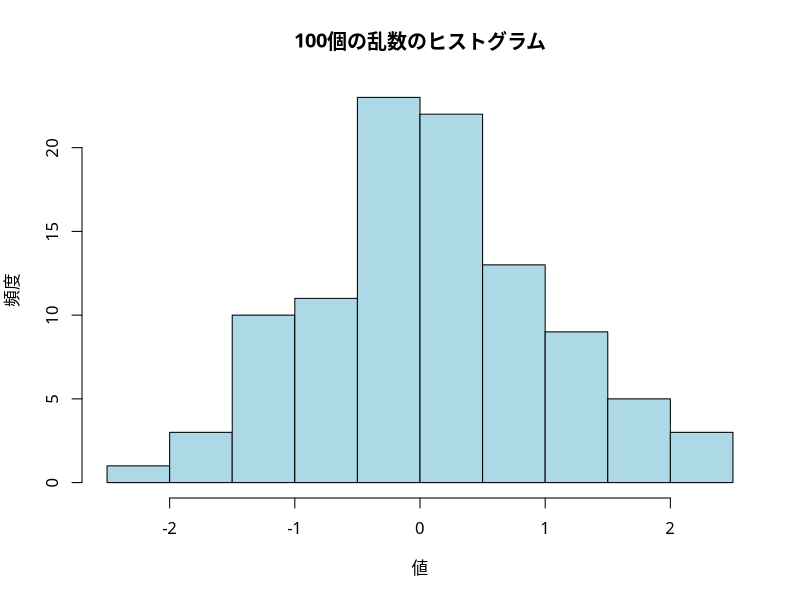

This chart was generated by the following R code:
set.seed(123)
x <- rnorm(100)

# 窓（グラフィックスデバイス）のフォントを指定
par(family = "MS Gothic")

hist(x, 
     main = "100個の乱数のヒストグラム", 
     xlab = "値", 
     ylab = "頻度", 
     col = "lightblue") 
